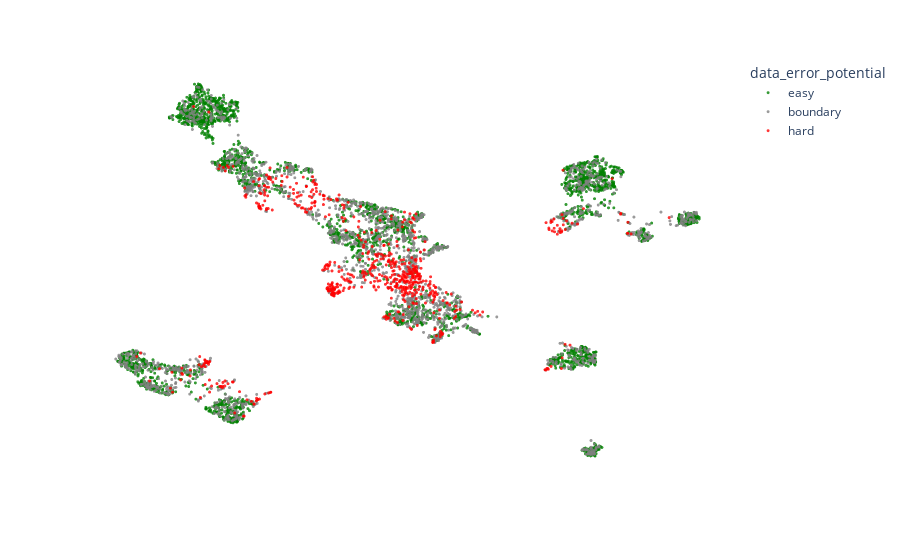

Source (notebook cell):
### Code cell
import vaex
from minio import Minio 
# !rm trec6.hdf5
# client = Minio("data.dev.rungalileo.io",'minioadmin','minioadmin')
# file = "3c73b131-67b5-428c-b5bb-ca9a09f7f560/680eea57-7e71-4f12-94da-9cac62f572b2/training/data/data.hdf5"  # trec6
# # file = "3c73b131-67b5-428c-b5bb-ca9a09f7f560/8fab3177-ac3d-4200-bb18-b8e5ef38c0fc/training/data/data.hdf5"  # conv_intent
# client.fget_object('galileo-project-runs-results',file, 'trec6.hdf5')
df = vaex.open('trec6.hdf5')
pdf = format_df(df)
fig = get_viz(pdf, "data_error_potential")

### Figure 1 — Plotly figure (JSON) as saved in the notebook; plotly's stock layout.template omitted (floating-point values rounded to 4 significant figures; data arrays with more than 128 entries replaced by an {"elided": "..."} marker saying what was removed)
{"data": [{"customdata": {"elided": "2883x4 mixed values"}, "hovertemplate": "data_error_potential=%{customdata[3]}<br>x=%{x}<br>y=%{y}<br>gold=%{customdata[0]}<br>pred=%{customdata[1]}<br>text_sample=%{customdata[2]}<extra></extra>", "legendgroup": "easy", "marker": {"color": "green", "opacity": 0.7935, "size": 2.978, "symbol": "circle"}, "mode": "markers", "name": "easy", "showlegend": true, "type": "scattergl", "x": {"elided": "2883 float values"}, "xaxis": "x", "y": {"elided": "2883 float values"}, "yaxis": "y"}, {"customdata": {"elided": "1915x4 mixed values"}, "hovertemplate": "data_error_potential=%{customdata[3]}<br>x=%{x}<br>y=%{y}<br>gold=%{customdata[0]}<br>pred=%{customdata[1]}<br>text_sample=%{customdata[2]}<extra></extra>", "legendgroup": "boundary", "marker": {"color": "grey", "opacity": 0.7935, "size": 2.978, "symbol": "circle"}, "mode": "markers", "name": "boundary", "showlegend": true, "type": "scattergl", "x": {"elided": "1915 float values"}, "xaxis": "x", "y": {"elided": "1915 float values"}, "yaxis": "y"}, {"customdata": {"elided": "654x4 mixed values"}, "hovertemplate": "data_error_potential=%{customdata[3]}<br>x=%{x}<br>y=%{y}<br>gold=%{customdata[0]}<br>pred=%{customdata[1]}<br>text_sample=%{customdata[2]}<extra></extra>", "legendgroup": "hard", "marker": {"color": "red", "opacity": 0.7935, "size": 2.978, "symbol": "circle"}, "mode": "markers", "name": "hard", "showlegend": true, "type": "scattergl", "x": {"elided": "654 float values"}, "xaxis": "x", "y": {"elided": "654 float values"}, "yaxis": "y"}], "layout": {"legend": {"title": {"text": "data_error_potential"}, "tracegroupgap": 0}, "margin": {"t": 60}, "paper_bgcolor": "rgba(0, 0, 0, 0)", "plot_bgcolor": "rgba(0, 0, 0, 0)", "xaxis": {"anchor": "y", "domain": [0, 1], "showticklabels": false, "title": {"text": "x"}, "visible": false}, "yaxis": {"anchor": "x", "domain": [0, 1], "showticklabels": false, "title": {"text": "y"}, "visible": false}}}
